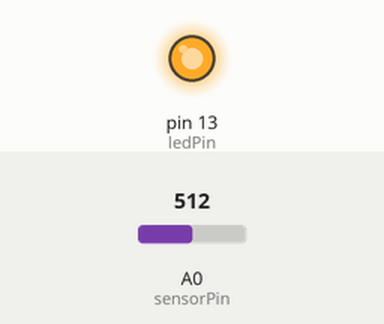
This sketch was run on a simulated Arduino Uno, built with avr-gcc and run on an emulated ATmega328P. Parts: output pins drawn as LEDs (lit = HIGH). Inputs (shaded band) come from the test bench; at power-on: A0 (sensorPin) = 512.

Above: at 1.8 s.
1.9 s: A0 (sensorPin) set to 690
3.4 s: A0 (sensorPin) set to 715
At 5.0 s:
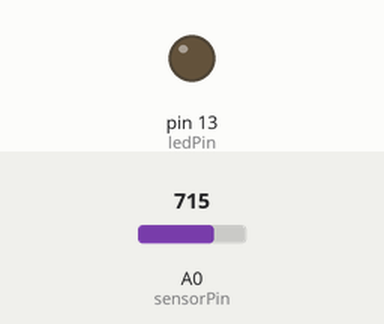
5.5 s: A0 (sensorPin) set to 511
At 6.5 s:
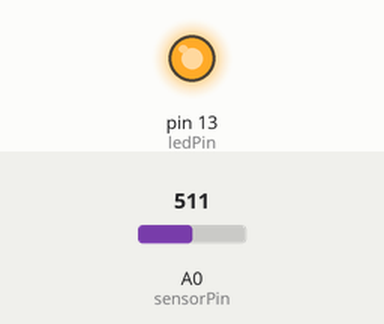
7.5 s: A0 (sensorPin) set to 710
At 9.3 s:
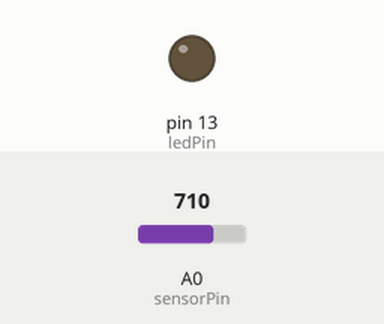
Timing chart, 0 to 10.5 s (numbered marks = the images above; inputs shaded):
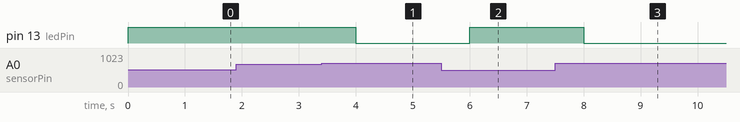

Measured:
- the behaviour switches between 699 and 700 on A0 (sensorPin) (found by bisection; images 0 and 1)
- after the input at 1.9 s, every drawn part: stays the same
- after the input at 3.4 s, pin 13 (ledPin): HIGH → LOW after 0.60 s
- after the input at 5.5 s, pin 13 (ledPin): LOW → HIGH after 0.50 s
- after the input at 7.5 s, pin 13 (ledPin): HIGH → LOW after 0.50 s

The sketch:

darkness.ino
```cpp
int sensorPin = A0;
int ledPin = 13;
int sensorValue = 0;

void setup() {
  pinMode(ledPin, OUTPUT);
}

void loop() {
  sensorValue = analogRead(sensorPin);

  if (sensorValue < 700) {
    digitalWrite(ledPin, HIGH);
  } else {
    digitalWrite(ledPin, LOW);
  }

  delay(1000);
}
```
